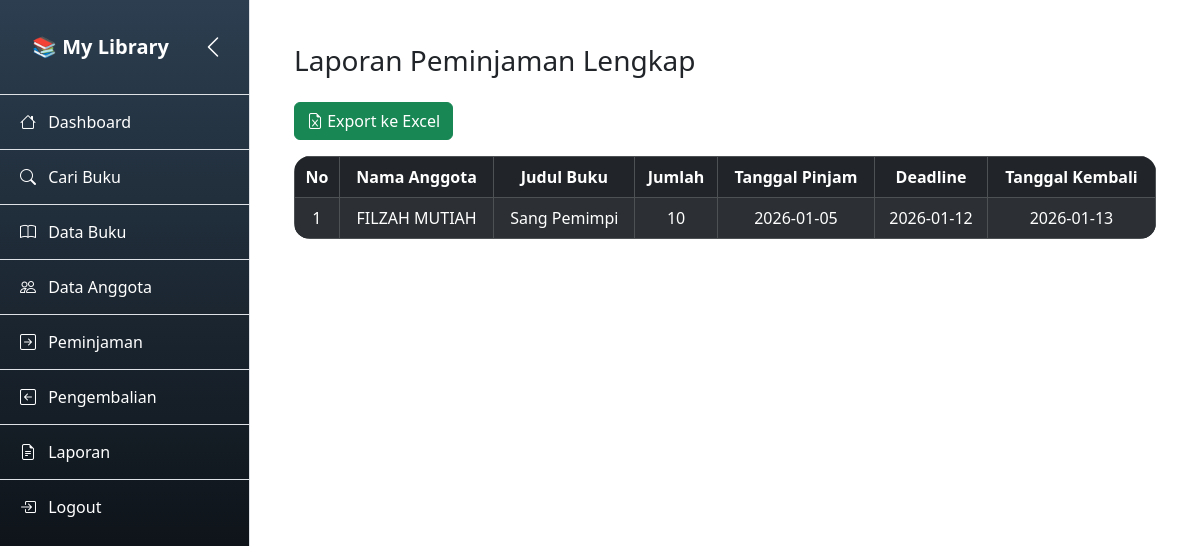
The app's page /laporan.php with its own data.
### tables this page shows
CREATE TABLE `peminjaman` (
  `id_peminjaman` int(11) NOT NULL,
  `id_anggota` int(11) DEFAULT NULL,
  `tanggal_pinjam` date DEFAULT curdate(),
  `tanggal_deadline` date DEFAULT NULL,
  `tanggal_kembali` date DEFAULT NULL,
  `denda` int(11) DEFAULT 0,
  `status_denda` enum('Belum Bayar','Lunas') DEFAULT 'Belum Bayar'
);

CREATE TABLE `anggota` (
  `id_anggota` int(11) NOT NULL,
  `nama` varchar(100) NOT NULL,
  `alamat` text DEFAULT NULL,
  `tanggal_daftar` date DEFAULT curdate()
);

CREATE TABLE `buku` (
  `id_buku` int(11) NOT NULL,
  `judul` varchar(150) NOT NULL,
  `pengarang` varchar(100) DEFAULT NULL,
  `tahun_terbit` year(4) DEFAULT NULL,
  `stok` int(11) DEFAULT 0,
  `cover` varchar(255) DEFAULT NULL
);

CREATE TABLE `detail_peminjaman` (
  `id_detail` int(11) NOT NULL,
  `id_peminjaman` int(11) DEFAULT NULL,
  `id_buku` int(11) DEFAULT NULL,
  `jumlah` int(11) DEFAULT 1
);

### laporan.php (the view, shortened to what this page needs)
<?php
include 'config.php';
$laporan = mysqli_query($koneksi, "
    SELECT
        a.nama,
        b.judul,
        dp.jumlah,
        p.tanggal_pinjam,
        p.tanggal_deadline,
        p.tanggal_kembali
    FROM peminjaman p
    JOIN anggota a ON p.id_anggota = a.id_anggota
    JOIN detail_peminjaman dp ON p.id_peminjaman = dp.id_peminjaman
    JOIN buku b ON dp.id_buku = b.id_buku
    ORDER BY p.tanggal_pinjam DESC
");
?>
<!DOCTYPE html>
<html lang="id">
<head>
    <link href="https://cdn.jsdelivr.net/npm/bootstrap@5.3.2/dist/css/bootstrap.min.css" rel="stylesheet">
    <link href="https://cdn.jsdelivr.net/npm/bootstrap-icons@1.11.1/font/bootstrap-icons.css" rel="stylesheet">
    <link rel="stylesheet" href="style.css">
</head>
<body>
<div class="d-flex" id="wrapper">
    <?php include 'sidebar.php'; ?>
    <div id="page-content-wrapper" class="w-100">
        <div class="container-fluid p-4">
            <h3 class="mb-4">Laporan Peminjaman Lengkap</h3>
            <a href="laporan.php?export=excel" class="btn btn-success mb-3">
                <i class="bi bi-file-earmark-excel"></i> Export ke Excel
            </a>
            <div class="table-responsive">
                <table class="table table-dark table-striped table-bordered align-middle">
                    <thead>
                        <tr class="text-center">
                            <th>No</th>
                            <th>Nama Anggota</th>
                            <th>Judul Buku</th>
                            <th>Jumlah</th>
                            <th>Tanggal Pinjam</th>
                            <th>Deadline</th>
                            <th>Tanggal Kembali</th>
                        </tr>
                    </thead>
                    <tbody>
                        <?php
                        $no = 1;
                        mysqli_data_seek($laporan, 0);
                        while ($row = mysqli_fetch_assoc($laporan)) { ?>
                            <tr class="text-center">
                                <td><?= $no++ ?></td>
                                <td><?= htmlspecialchars($row['nama']) ?></td>
                                <td><?= htmlspecialchars($row['judul']) ?></td>
                                <td><?= htmlspecialchars($row['jumlah']) ?></td>
                                <td><?= htmlspecialchars($row['tanggal_pinjam']) ?></td>
                                <td><?= htmlspecialchars($row['tanggal_deadline']) ?></td>
                                <td><?= $row['tanggal_kembali'] ?? '-' ?></td>
                            </tr>
                        <?php } ?>
                    </tbody>
                </table>
            </div>
        </div>
    </div>
</div>
</body>
</html>

### style.css (style rules this page uses)
html, body, #wrapper { height: 100%; margin: 0; padding: 0; }
#wrapper { min-height: 100vh; display: flex; flex-wrap: nowrap; }
#page-content-wrapper { flex: 1; padding: 20px; margin-left: 250px; transition: all 0.3s ease; }
.table { border-radius: 1rem; overflow: hidden; }
#page-content-wrapper { margin-left: 250px; transition: all 0.3s ease; }

### records on screen
peminjaman: id_anggota.nama "FILZAH MUTIAH", buku.judul "Sang Pemimpi", detail_peminjaman.jumlah "10", tanggal_pinjam "2026-01-05", tanggal_deadline "2026-01-12", tanggal_kembali "2026-01-13"
